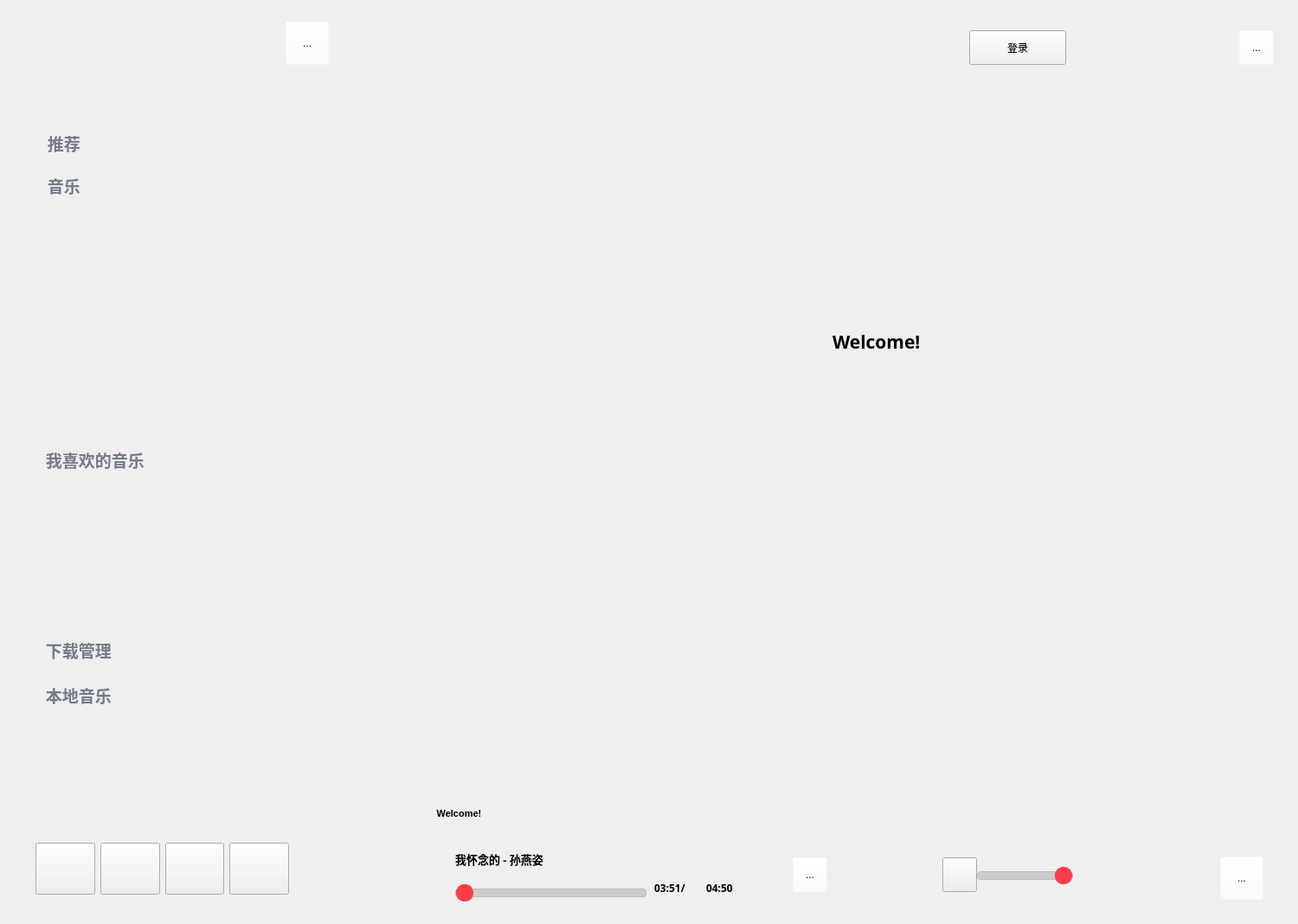
<?xml version="1.0" encoding="UTF-8"?>
<ui version="4.0">
 <class>Widget</class>
 <widget class="QWidget" name="Widget">
  <property name="geometry">
   <rect>
    <x>0</x>
    <y>0</y>
    <width>1500</width>
    <height>1068</height>
   </rect>
  </property>
  <property name="windowTitle">
   <string>Widget</string>
  </property>
  <widget class="QLabel" name="currentLyric">
   <property name="geometry">
    <rect>
     <x>320</x>
     <y>920</y>
     <width>421</width>
     <height>41</height>
    </rect>
   </property>
   <property name="font">
    <font>
     <family>Microsoft YaHei UI</family>
     <pointsize>8</pointsize>
     <weight>75</weight>
     <bold>true</bold>
     <kerning>true</kerning>
    </font>
   </property>
   <property name="text">
    <string>Welcome!</string>
   </property>
   <property name="alignment">
    <set>Qt::AlignCenter</set>
   </property>
  </widget>
  <widget class="QStackedWidget" name="stackedWidget">
   <property name="geometry">
    <rect>
     <x>292</x>
     <y>80</y>
     <width>1200</width>
     <height>850</height>
    </rect>
   </property>
   <property name="styleSheet">
    <string notr="true"/>
   </property>
   <property name="currentIndex">
    <number>0</number>
   </property>
   <widget class="QWidget" name="page_music">
    <widget class="RotateWidget" name="PostWidget" native="true">
     <property name="geometry">
      <rect>
       <x>150</x>
       <y>220</y>
       <width>400</width>
       <height>400</height>
      </rect>
     </property>
     <property name="sizePolicy">
      <sizepolicy hsizetype="Fixed" vsizetype="Fixed">
       <horstretch>0</horstretch>
       <verstretch>0</verstretch>
      </sizepolicy>
     </property>
     <property name="minimumSize">
      <size>
       <width>400</width>
       <height>400</height>
      </size>
     </property>
    </widget>
    <widget class="QWidget" name="widget_4" native="true">
     <property name="geometry">
      <rect>
       <x>670</x>
       <y>130</y>
       <width>461</width>
       <height>671</height>
      </rect>
     </property>
     <layout class="QVBoxLayout" name="verticalLayout">
      <item>
       <widget class="QLabel" name="lyricLabel_1">
        <property name="minimumSize">
         <size>
          <width>200</width>
          <height>40</height>
         </size>
        </property>
        <property name="font">
         <font>
          <family>微软雅黑 Light</family>
          <pointsize>13</pointsize>
          <stylestrategy>PreferAntialias</stylestrategy>
         </font>
        </property>
        <property name="text">
         <string/>
        </property>
        <property name="alignment">
         <set>Qt::AlignLeading|Qt::AlignLeft|Qt::AlignVCenter</set>
        </property>
        <property name="wordWrap">
         <bool>true</bool>
        </property>
       </widget>
      </item>
      <item>
       <widget class="QLabel" name="lyricLabel_2">
        <property name="minimumSize">
         <size>
          <width>200</width>
          <height>40</height>
         </size>
        </property>
        <property name="font">
         <font>
          <family>微软雅黑 Light</family>
          <pointsize>13</pointsize>
          <stylestrategy>PreferAntialias</stylestrategy>
         </font>
        </property>
        <property name="text">
         <string/>
        </property>
        <property name="alignment">
         <set>Qt::AlignLeading|Qt::AlignLeft|Qt::AlignVCenter</set>
        </property>
        <property name="wordWrap">
         <bool>true</bool>
        </property>
       </widget>
      </item>
      <item>
       <widget class="QLabel" name="lyricLabel_3">
        <property name="minimumSize">
         <size>
          <width>250</width>
          <height>50</height>
         </size>
        </property>
        <property name="font">
         <font>
          <family>微软雅黑</family>
          <pointsize>16</pointsize>
          <weight>75</weight>
          <bold>true</bold>
          <underline>false</underline>
         </font>
        </property>
        <property name="text">
         <string>Welcome!</string>
        </property>
        <property name="alignment">
         <set>Qt::AlignLeading|Qt::AlignLeft|Qt::AlignVCenter</set>
        </property>
        <property name="wordWrap">
         <bool>true</bool>
        </property>
       </widget>
      </item>
      <item>
       <widget class="QLabel" name="lyricLabel_4">
        <property name="minimumSize">
         <size>
          <width>200</width>
          <height>40</height>
         </size>
        </property>
        <property name="font">
         <font>
          <family>微软雅黑 Light</family>
          <pointsize>13</pointsize>
          <stylestrategy>PreferAntialias</stylestrategy>
         </font>
        </property>
        <property name="text">
         <string/>
        </property>
        <property name="alignment">
         <set>Qt::AlignLeading|Qt::AlignLeft|Qt::AlignVCenter</set>
        </property>
        <property name="wordWrap">
         <bool>true</bool>
        </property>
       </widget>
      </item>
      <item>
       <widget class="QLabel" name="lyricLabel_5">
        <property name="minimumSize">
         <size>
          <width>200</width>
          <height>40</height>
         </size>
        </property>
        <property name="font">
         <font>
          <family>微软雅黑 Light</family>
          <pointsize>13</pointsize>
          <stylestrategy>PreferAntialias</stylestrategy>
         </font>
        </property>
        <property name="text">
         <string/>
        </property>
        <property name="alignment">
         <set>Qt::AlignLeading|Qt::AlignLeft|Qt::AlignVCenter</set>
        </property>
        <property name="wordWrap">
         <bool>true</bool>
        </property>
       </widget>
      </item>
      <item>
       <widget class="QLabel" name="lyricLabel_6">
        <property name="minimumSize">
         <size>
          <width>200</width>
          <height>40</height>
         </size>
        </property>
        <property name="font">
         <font>
          <family>微软雅黑 Light</family>
          <pointsize>13</pointsize>
          <stylestrategy>PreferAntialias</stylestrategy>
         </font>
        </property>
        <property name="styleSheet">
         <string notr="true"/>
        </property>
        <property name="text">
         <string/>
        </property>
        <property name="alignment">
         <set>Qt::AlignLeading|Qt::AlignLeft|Qt::AlignVCenter</set>
        </property>
        <property name="wordWrap">
         <bool>true</bool>
        </property>
       </widget>
      </item>
      <item>
       <widget class="QLabel" name="lyricLabel_7">
        <property name="minimumSize">
         <size>
          <width>200</width>
          <height>40</height>
         </size>
        </property>
        <property name="font">
         <font>
          <family>微软雅黑 Light</family>
          <pointsize>13</pointsize>
          <stylestrategy>PreferAntialias</stylestrategy>
         </font>
        </property>
        <property name="styleSheet">
         <string notr="true"/>
        </property>
        <property name="text">
         <string/>
        </property>
        <property name="alignment">
         <set>Qt::AlignLeading|Qt::AlignLeft|Qt::AlignVCenter</set>
        </property>
        <property name="wordWrap">
         <bool>true</bool>
        </property>
       </widget>
      </item>
      <item>
       <widget class="QLabel" name="lyricLabel_8">
        <property name="minimumSize">
         <size>
          <width>200</width>
          <height>40</height>
         </size>
        </property>
        <property name="font">
         <font>
          <family>微软雅黑 Light</family>
          <pointsize>13</pointsize>
          <stylestrategy>PreferAntialias</stylestrategy>
         </font>
        </property>
        <property name="styleSheet">
         <string notr="true"/>
        </property>
        <property name="text">
         <string/>
        </property>
        <property name="alignment">
         <set>Qt::AlignLeading|Qt::AlignLeft|Qt::AlignVCenter</set>
        </property>
        <property name="wordWrap">
         <bool>true</bool>
        </property>
       </widget>
      </item>
      <item>
       <widget class="QLabel" name="lyricLabel_9">
        <property name="minimumSize">
         <size>
          <width>200</width>
          <height>40</height>
         </size>
        </property>
        <property name="font">
         <font>
          <family>微软雅黑 Light</family>
          <pointsize>13</pointsize>
          <stylestrategy>PreferAntialias</stylestrategy>
         </font>
        </property>
        <property name="styleSheet">
         <string notr="true"/>
        </property>
        <property name="text">
         <string/>
        </property>
        <property name="alignment">
         <set>Qt::AlignLeading|Qt::AlignLeft|Qt::AlignVCenter</set>
        </property>
        <property name="wordWrap">
         <bool>true</bool>
        </property>
       </widget>
      </item>
     </layout>
    </widget>
   </widget>
   <widget class="QWidget" name="page_home">
    <widget class="QLabel" name="label_enter_hotlist">
     <property name="geometry">
      <rect>
       <x>60</x>
       <y>80</y>
       <width>280</width>
       <height>280</height>
      </rect>
     </property>
     <property name="mouseTracking">
      <bool>true</bool>
     </property>
     <property name="styleSheet">
      <string notr="true"/>
     </property>
     <property name="text">
      <string/>
     </property>
    </widget>
    <widget class="QLabel" name="label_enter_newlist">
     <property name="geometry">
      <rect>
       <x>440</x>
       <y>80</y>
       <width>280</width>
       <height>280</height>
      </rect>
     </property>
     <property name="styleSheet">
      <string notr="true"/>
     </property>
     <property name="text">
      <string/>
     </property>
    </widget>
    <widget class="QLabel" name="label_enter_uplist">
     <property name="geometry">
      <rect>
       <x>830</x>
       <y>80</y>
       <width>280</width>
       <height>280</height>
      </rect>
     </property>
     <property name="styleSheet">
      <string notr="true"/>
     </property>
     <property name="text">
      <string/>
     </property>
    </widget>
    <widget class="QLabel" name="label_enter_goldlist">
     <property name="geometry">
      <rect>
       <x>60</x>
       <y>460</y>
       <width>280</width>
       <height>280</height>
      </rect>
     </property>
     <property name="styleSheet">
      <string notr="true"/>
     </property>
     <property name="text">
      <string/>
     </property>
    </widget>
    <widget class="QLabel" name="label_enter_jaylist">
     <property name="geometry">
      <rect>
       <x>440</x>
       <y>460</y>
       <width>280</width>
       <height>280</height>
      </rect>
     </property>
     <property name="styleSheet">
      <string notr="true"/>
     </property>
     <property name="text">
      <string/>
     </property>
    </widget>
    <widget class="QLabel" name="label_6">
     <property name="geometry">
      <rect>
       <x>30</x>
       <y>20</y>
       <width>261</width>
       <height>50</height>
      </rect>
     </property>
     <property name="font">
      <font>
       <family>Microsoft YaHei UI</family>
       <pointsize>15</pointsize>
       <weight>75</weight>
       <bold>true</bold>
      </font>
     </property>
     <property name="text">
      <string>歌单广场</string>
     </property>
    </widget>
    <widget class="QLabel" name="label_7">
     <property name="geometry">
      <rect>
       <x>130</x>
       <y>370</y>
       <width>130</width>
       <height>50</height>
      </rect>
     </property>
     <property name="font">
      <font>
       <family>Microsoft YaHei UI</family>
       <pointsize>11</pointsize>
      </font>
     </property>
     <property name="text">
      <string>热门歌曲榜</string>
     </property>
     <property name="alignment">
      <set>Qt::AlignCenter</set>
     </property>
    </widget>
    <widget class="QLabel" name="label_8">
     <property name="geometry">
      <rect>
       <x>520</x>
       <y>370</y>
       <width>130</width>
       <height>50</height>
      </rect>
     </property>
     <property name="font">
      <font>
       <family>Microsoft YaHei UI</family>
       <pointsize>11</pointsize>
      </font>
     </property>
     <property name="text">
      <string>新歌榜</string>
     </property>
     <property name="alignment">
      <set>Qt::AlignCenter</set>
     </property>
    </widget>
    <widget class="QLabel" name="label_9">
     <property name="geometry">
      <rect>
       <x>910</x>
       <y>370</y>
       <width>130</width>
       <height>50</height>
      </rect>
     </property>
     <property name="font">
      <font>
       <family>Microsoft YaHei UI</family>
       <pointsize>11</pointsize>
      </font>
     </property>
     <property name="text">
      <string>飙升榜</string>
     </property>
     <property name="alignment">
      <set>Qt::AlignCenter</set>
     </property>
    </widget>
    <widget class="QLabel" name="label_10">
     <property name="geometry">
      <rect>
       <x>130</x>
       <y>750</y>
       <width>130</width>
       <height>50</height>
      </rect>
     </property>
     <property name="font">
      <font>
       <family>Microsoft YaHei UI</family>
       <pointsize>11</pointsize>
      </font>
     </property>
     <property name="text">
      <string>华语金曲</string>
     </property>
     <property name="alignment">
      <set>Qt::AlignCenter</set>
     </property>
    </widget>
    <widget class="QLabel" name="label_11">
     <property name="geometry">
      <rect>
       <x>520</x>
       <y>750</y>
       <width>130</width>
       <height>50</height>
      </rect>
     </property>
     <property name="font">
      <font>
       <family>Microsoft YaHei UI</family>
       <pointsize>11</pointsize>
      </font>
     </property>
     <property name="text">
      <string>周杰伦精选</string>
     </property>
     <property name="alignment">
      <set>Qt::AlignCenter</set>
     </property>
    </widget>
   </widget>
   <widget class="QWidget" name="page_search"/>
   <widget class="QWidget" name="page_love">
    <widget class="QLabel" name="label_likeCover">
     <property name="geometry">
      <rect>
       <x>60</x>
       <y>40</y>
       <width>300</width>
       <height>300</height>
      </rect>
     </property>
     <property name="styleSheet">
      <string notr="true">background-color: rgb(255, 255, 255);</string>
     </property>
     <property name="text">
      <string>喜欢列表封面</string>
     </property>
    </widget>
    <widget class="QLabel" name="label_likeTitle">
     <property name="geometry">
      <rect>
       <x>400</x>
       <y>40</y>
       <width>300</width>
       <height>60</height>
      </rect>
     </property>
     <property name="font">
      <font>
       <family>Microsoft YaHei UI</family>
       <pointsize>15</pointsize>
       <weight>75</weight>
       <bold>true</bold>
      </font>
     </property>
     <property name="styleSheet">
      <string notr="true"/>
     </property>
     <property name="text">
      <string>我喜欢的音乐</string>
     </property>
    </widget>
    <widget class="QPushButton" name="pushButton_likePlay">
     <property name="geometry">
      <rect>
       <x>400</x>
       <y>270</y>
       <width>160</width>
       <height>70</height>
      </rect>
     </property>
     <property name="font">
      <font>
       <family>Microsoft YaHei UI</family>
       <pointsize>-1</pointsize>
      </font>
     </property>
     <property name="styleSheet">
      <string notr="true">QPushButton
{
    border-radius: 15px; /* 圆角半径 */
    padding: 5px; /* 内边距，避免文本紧贴边框 */
    background-color: #FC3D49; /* 背景颜色 */
    font-size: 23px; /* 字体大小*/
	color: #ffffff;
}
QPushButton:hover
{
    background-color: #e63742; /* 背景颜色 */
}

</string>
     </property>
     <property name="text">
      <string>播放</string>
     </property>
    </widget>
    <widget class="QListWidget" name="listWidget_like">
     <property name="geometry">
      <rect>
       <x>40</x>
       <y>369</y>
       <width>1135</width>
       <height>441</height>
      </rect>
     </property>
     <property name="styleSheet">
      <string notr="true">QListWidget {
    background-color: transparent; /* 设置QListWidget的背景为透明 */
    border: none; /* 不显示边框 */
    border-radius: 10px; /* 整体圆角 */
	outline:0px;
}

QListWidget::item {
    /*height: 150px; /* 设置每一项的高度 */
    border-radius: 10px; /* 每一项也设置圆角 */
    /*padding: 10px; /* 设置内边距 */
}

QListWidget::item:selected {
    /*background-color: #4CAF50; /* 选中项的背景颜色 */
    /*color: white; /* 选中项的文字颜色 */
}

QListWidget::item:hover {
    background-color: #f0f0f0; /* 鼠标悬停时项的背景颜色 */
    border-radius: 10px; /* 保持圆角 */
}
</string>
     </property>
    </widget>
   </widget>
   <widget class="QWidget" name="page_list">
    <widget class="QLabel" name="label_listCover">
     <property name="geometry">
      <rect>
       <x>60</x>
       <y>40</y>
       <width>300</width>
       <height>300</height>
      </rect>
     </property>
     <property name="styleSheet">
      <string notr="true"/>
     </property>
     <property name="text">
      <string/>
     </property>
    </widget>
    <widget class="QLabel" name="label_listTitle">
     <property name="geometry">
      <rect>
       <x>400</x>
       <y>40</y>
       <width>300</width>
       <height>60</height>
      </rect>
     </property>
     <property name="font">
      <font>
       <family>Microsoft YaHei UI</family>
       <pointsize>15</pointsize>
       <weight>75</weight>
       <bold>true</bold>
      </font>
     </property>
     <property name="styleSheet">
      <string notr="true"/>
     </property>
     <property name="text">
      <string>我喜欢的音乐-1</string>
     </property>
     <property name="alignment">
      <set>Qt::AlignLeading|Qt::AlignLeft|Qt::AlignTop</set>
     </property>
    </widget>
    <widget class="QPushButton" name="pushButton_listPlay">
     <property name="geometry">
      <rect>
       <x>400</x>
       <y>270</y>
       <width>160</width>
       <height>70</height>
      </rect>
     </property>
     <property name="font">
      <font>
       <family>Microsoft YaHei UI</family>
       <pointsize>-1</pointsize>
      </font>
     </property>
     <property name="styleSheet">
      <string notr="true">QPushButton
{
    border-radius: 15px; /* 圆角半径 */
    padding: 5px; /* 内边距，避免文本紧贴边框 */
    background-color: #FC3D49; /* 背景颜色 */
    font-size: 23px; /* 字体大小*/
	color: #ffffff;
}
QPushButton:hover
{
    background-color: #e63742; /* 背景颜色 */
}

</string>
     </property>
     <property name="text">
      <string>播放</string>
     </property>
    </widget>
    <widget class="QListWidget" name="listWidget_list">
     <property name="geometry">
      <rect>
       <x>40</x>
       <y>369</y>
       <width>1138</width>
       <height>465</height>
      </rect>
     </property>
     <property name="styleSheet">
      <string notr="true">QListWidget {
    background-color: transparent; /* 设置QListWidget的背景为透明 */
    border: none; /* 不显示边框 */
    border-radius: 10px; /* 整体圆角 */
	outline:0px;
}

QListWidget::item {
    /*height: 150px; /* 设置每一项的高度 */
    border-radius: 10px; /* 每一项也设置圆角 */
    /*padding: 10px; /* 设置内边距 */
}

QListWidget::item:selected {
    /*background-color: #4CAF50; /* 选中项的背景颜色 */
    /*color: white; /* 选中项的文字颜色 */
}

QListWidget::item:hover {
    background-color: #f0f0f0; /* 鼠标悬停时项的背景颜色 */
    border-radius: 10px; /* 保持圆角 */
}

/* 自定义滑动条的样式 */
QScrollBar:vertical {
    border: none; /* 移除边框 */
    background: #f0f0f0; /* 滑动条背景色 */
    width: 8px; /* 设置滑动条宽度 */
    margin: 0px 0px 0px 0px; /* 滑动条上下的边距 */
    border-radius: 4px; /* 圆角效果 */
}

QScrollBar::handle:vertical {
    background: #bfbfbf; /* 滑块颜色 */
    border-radius: 4px; /* 圆角效果 */
    min-height: 20px; /* 滑块的最小高度 */
}

QScrollBar::handle:vertical:hover {
    background: #a6a6a6; /* 悬停时滑块的颜色 */
}

QScrollBar::add-line:vertical, QScrollBar::sub-line:vertical {
    background: none; /* 隐藏滑动条上下的按钮 */
    height: 0px; /* 移除按钮高度 */
    width: 0px;
}

/* 防止滑块超出范围 */
QScrollBar::add-page:vertical, QScrollBar::sub-page:vertical {
    background: none;
}
</string>
     </property>
    </widget>
   </widget>
   <widget class="QWidget" name="page_download"/>
   <widget class="QWidget" name="page_local"/>
  </widget>
  <widget class="QPushButton" name="pushButton_page_music">
   <property name="geometry">
    <rect>
     <x>38</x>
     <y>190</y>
     <width>222</width>
     <height>48</height>
    </rect>
   </property>
   <property name="font">
    <font>
     <family>微软雅黑 Light</family>
     <pointsize>-1</pointsize>
     <weight>75</weight>
     <bold>true</bold>
    </font>
   </property>
   <property name="styleSheet">
    <string notr="true">QPushButton {
    background-color: transparent;
    border: 2px solid transparent;
    border-radius: 10px;
	text-align: left; padding-left: 10px;
    color: #757c8a;
	font-size: 19px;
}

QPushButton:hover {
    background-color: rgba(169, 169, 169, 0.5);  /* 灰色提示 */
}
</string>
   </property>
   <property name="text">
    <string> 音乐</string>
   </property>
   <property name="icon">
    <iconset resource="resource.qrc">
     <normaloff>:/img/page_play.png</normaloff>:/img/page_play.png</iconset>
   </property>
   <property name="iconSize">
    <size>
     <width>34</width>
     <height>34</height>
    </size>
   </property>
  </widget>
  <widget class="QPushButton" name="pushButton_page_home">
   <property name="geometry">
    <rect>
     <x>38</x>
     <y>141</y>
     <width>222</width>
     <height>48</height>
    </rect>
   </property>
   <property name="font">
    <font>
     <family>微软雅黑 Light</family>
     <pointsize>-1</pointsize>
     <weight>75</weight>
     <bold>true</bold>
    </font>
   </property>
   <property name="styleSheet">
    <string notr="true">QPushButton {
    background-color: transparent;
    border: 2px solid transparent;
    border-radius: 10px;
    /*padding: 10px 15px;*/
	color: #757c8a;
	font-size: 19px;
	text-align: left; padding-left: 10px;
}

QPushButton:hover {
    background-color: rgba(169, 169, 169, 0.5);  /* 灰色提示 */
}

</string>
   </property>
   <property name="text">
    <string> 推荐</string>
   </property>
   <property name="icon">
    <iconset resource="resource.qrc">
     <normaloff>:/img/page_home.png</normaloff>:/img/page_home.png</iconset>
   </property>
   <property name="iconSize">
    <size>
     <width>34</width>
     <height>34</height>
    </size>
   </property>
  </widget>
  <widget class="QPushButton" name="pushButton_page_love">
   <property name="geometry">
    <rect>
     <x>36</x>
     <y>507</y>
     <width>222</width>
     <height>48</height>
    </rect>
   </property>
   <property name="font">
    <font>
     <family>微软雅黑 Light</family>
     <pointsize>-1</pointsize>
     <weight>75</weight>
     <bold>true</bold>
    </font>
   </property>
   <property name="styleSheet">
    <string notr="true">QPushButton {
    background-color: transparent;
    border: 2px solid transparent;
    border-radius: 10px;
   	text-align: left; padding-left: 10px;
    color: #757c8a;
	font-size: 19px;
}

QPushButton:hover {
    background-color: rgba(169, 169, 169, 0.5);  /* 灰色提示 */
}
</string>
   </property>
   <property name="text">
    <string> 我喜欢的音乐</string>
   </property>
   <property name="icon">
    <iconset resource="resource.qrc">
     <normaloff>:/img/list_love.png</normaloff>:/img/list_love.png</iconset>
   </property>
   <property name="iconSize">
    <size>
     <width>30</width>
     <height>30</height>
    </size>
   </property>
  </widget>
  <widget class="QPushButton" name="pushButton_page_download">
   <property name="geometry">
    <rect>
     <x>36</x>
     <y>727</y>
     <width>222</width>
     <height>48</height>
    </rect>
   </property>
   <property name="font">
    <font>
     <family>微软雅黑 Light</family>
     <pointsize>-1</pointsize>
     <weight>75</weight>
     <bold>true</bold>
    </font>
   </property>
   <property name="styleSheet">
    <string notr="true">QPushButton {
    background-color: transparent;
    border: 2px solid transparent;
    border-radius: 10px;
    text-align: left; padding-left: 10px;
    color: #757c8a;
	font-size: 19px;
}

QPushButton:hover {
    background-color: rgba(169, 169, 169, 0.5);  /* 灰色提示 */
}
</string>
   </property>
   <property name="text">
    <string> 下载管理</string>
   </property>
   <property name="icon">
    <iconset resource="resource.qrc">
     <normaloff>:/img/list_download.png</normaloff>:/img/list_download.png</iconset>
   </property>
   <property name="iconSize">
    <size>
     <width>34</width>
     <height>34</height>
    </size>
   </property>
  </widget>
  <widget class="QPushButton" name="pushButton_page_local">
   <property name="geometry">
    <rect>
     <x>36</x>
     <y>779</y>
     <width>222</width>
     <height>48</height>
    </rect>
   </property>
   <property name="font">
    <font>
     <family>微软雅黑 Light</family>
     <pointsize>-1</pointsize>
     <weight>75</weight>
     <bold>true</bold>
    </font>
   </property>
   <property name="styleSheet">
    <string notr="true">QPushButton {
    background-color: transparent;
    border: 2px solid transparent;
    border-radius: 10px;
    text-align: left; padding-left: 10px;
    color: #757c8a;
	font-size: 19px;
}

QPushButton:hover {
    background-color: rgba(169, 169, 169, 0.5);  /* 灰色提示 */
}
</string>
   </property>
   <property name="text">
    <string> 本地音乐</string>
   </property>
   <property name="icon">
    <iconset resource="resource.qrc">
     <normaloff>:/img/list_local.png</normaloff>:/img/list_local.png</iconset>
   </property>
   <property name="iconSize">
    <size>
     <width>34</width>
     <height>34</height>
    </size>
   </property>
  </widget>
  <widget class="QPushButton" name="pushButton_login">
   <property name="geometry">
    <rect>
     <x>1120</x>
     <y>35</y>
     <width>112</width>
     <height>40</height>
    </rect>
   </property>
   <property name="text">
    <string>登录</string>
   </property>
  </widget>
  <widget class="QToolButton" name="toolButton_playlist">
   <property name="geometry">
    <rect>
     <x>1410</x>
     <y>990</y>
     <width>50</width>
     <height>50</height>
    </rect>
   </property>
   <property name="styleSheet">
    <string notr="true">background-color:rgba(255,255,255,0);</string>
   </property>
   <property name="text">
    <string>...</string>
   </property>
   <property name="icon">
    <iconset resource="resource.qrc">
     <normaloff>:/img/icon_playlist.png</normaloff>:/img/icon_playlist.png</iconset>
   </property>
   <property name="iconSize">
    <size>
     <width>50</width>
     <height>50</height>
    </size>
   </property>
  </widget>
  <widget class="QToolButton" name="toolButton_settings">
   <property name="geometry">
    <rect>
     <x>1432</x>
     <y>35</y>
     <width>40</width>
     <height>40</height>
    </rect>
   </property>
   <property name="styleSheet">
    <string notr="true">QToolButton
{
	background-color:rgba(255,255,255,0);
}

QToolButton::menu-indicator
{
     /* 该代码用于设计隐藏三角形箭头 */
     width:0px;

}
</string>
   </property>
   <property name="text">
    <string>...</string>
   </property>
   <property name="icon">
    <iconset resource="resource.qrc">
     <normaloff>:/img/setting.png</normaloff>:/img/setting.png</iconset>
   </property>
   <property name="iconSize">
    <size>
     <width>40</width>
     <height>40</height>
    </size>
   </property>
   <property name="arrowType">
    <enum>Qt::NoArrow</enum>
   </property>
  </widget>
  <widget class="QToolButton" name="toolButton_like">
   <property name="geometry">
    <rect>
     <x>916</x>
     <y>991</y>
     <width>40</width>
     <height>40</height>
    </rect>
   </property>
   <property name="minimumSize">
    <size>
     <width>40</width>
     <height>40</height>
    </size>
   </property>
   <property name="styleSheet">
    <string notr="true">background-color:rgba(255,255,255,0);</string>
   </property>
   <property name="text">
    <string>...</string>
   </property>
   <property name="icon">
    <iconset resource="resource.qrc">
     <normaloff>:/img/dislike.png</normaloff>:/img/dislike.png</iconset>
   </property>
   <property name="iconSize">
    <size>
     <width>40</width>
     <height>40</height>
    </size>
   </property>
  </widget>
  <widget class="QWidget" name="widget" native="true">
   <property name="geometry">
    <rect>
     <x>41</x>
     <y>961</y>
     <width>293</width>
     <height>86</height>
    </rect>
   </property>
   <property name="minimumSize">
    <size>
     <width>293</width>
     <height>86</height>
    </size>
   </property>
   <layout class="QHBoxLayout" name="horizontalLayout">
    <item>
     <widget class="QPushButton" name="prevBtn">
      <property name="minimumSize">
       <size>
        <width>60</width>
        <height>60</height>
       </size>
      </property>
      <property name="text">
       <string/>
      </property>
     </widget>
    </item>
    <item>
     <widget class="QPushButton" name="playerBtn">
      <property name="minimumSize">
       <size>
        <width>60</width>
        <height>60</height>
       </size>
      </property>
      <property name="text">
       <string/>
      </property>
     </widget>
    </item>
    <item>
     <widget class="QPushButton" name="nextBtn">
      <property name="minimumSize">
       <size>
        <width>60</width>
        <height>60</height>
       </size>
      </property>
      <property name="text">
       <string/>
      </property>
     </widget>
    </item>
    <item>
     <widget class="QPushButton" name="modeBtn">
      <property name="minimumSize">
       <size>
        <width>60</width>
        <height>60</height>
       </size>
      </property>
      <property name="text">
       <string/>
      </property>
     </widget>
    </item>
   </layout>
  </widget>
  <widget class="QWidget" name="widget_2" native="true">
   <property name="geometry">
    <rect>
     <x>446</x>
     <y>961</y>
     <width>461</width>
     <height>101</height>
    </rect>
   </property>
   <property name="minimumSize">
    <size>
     <width>461</width>
     <height>101</height>
    </size>
   </property>
   <widget class="QLabel" name="albumPic">
    <property name="geometry">
     <rect>
      <x>10</x>
      <y>20</y>
      <width>60</width>
      <height>60</height>
     </rect>
    </property>
    <property name="minimumSize">
     <size>
      <width>60</width>
      <height>60</height>
     </size>
    </property>
    <property name="styleSheet">
     <string notr="true">QLabel {
    /*border-radius: 10px;  /* 设置圆角半径 */
    /*padding: 5px;  /* 可选，给文本周围留些空白 */

}</string>
    </property>
    <property name="text">
     <string/>
    </property>
   </widget>
   <widget class="QSlider" name="processBar">
    <property name="geometry">
     <rect>
      <x>80</x>
      <y>60</y>
      <width>221</width>
      <height>22</height>
     </rect>
    </property>
    <property name="sizePolicy">
     <sizepolicy hsizetype="Preferred" vsizetype="Preferred">
      <horstretch>0</horstretch>
      <verstretch>0</verstretch>
     </sizepolicy>
    </property>
    <property name="styleSheet">
     <string notr="true">QSlider::groove:horizontal {
    border: 1px solid #bbb; /* 滑槽的边框颜色 */
    background: #ccc; /* 滑槽的背景颜色 */
    height: 8px; /* 滑槽的高度 */
    border-radius: 4px; /* 滑槽的圆角半径 */
}
 
QSlider::handle:horizontal {
    background: #FC3D49; /* 滑块的背景颜色 */
    border: 1px solid #FC3D49; /* 滑块的边框颜色 */
    width: 18px; /* 滑块的宽度 */
    height: 18px; /* 滑块的高度 */
    border-radius: 9px; /* 滑块的圆角半径，确保滑块是圆形 */
    margin: -6px 0; /* 滑块超出滑槽的边距 */
}
 
QSlider::sub-page:horizontal {
    /* 使用线性渐变实现已通过部分的渐变效果 */
    background: qlineargradient(
        spread: pad, /* 填充模式 */
        x1: 0, y1: 0, /* 起点位置 */
        x2: 1, y2: 0, /* 终点位置（水平渐变） */
        stop: 0 #FC3D49, /* 起始颜色 */
        stop: 1 #fc9c9e /* 结束颜色 */
    );
    /*border: 1px solid #FC3D49; /* 已通过部分的边框颜色 */
    height: 8px; /* 已通过部分的高度 */
    border-radius: 4px; /* 已通过部分的圆角半径 */
}
 
QSlider::add-page:horizontal {
    background: #ccc; /* 未通过部分的背景颜色 */
    border: 1px solid #bbb; /* 未通过部分的边框颜色 */
    height: 8px; /* 未通过部分的高度 */
    border-radius: 4px; /* 未通过部分的圆角半径 */
}
</string>
    </property>
    <property name="orientation">
     <enum>Qt::Horizontal</enum>
    </property>
   </widget>
   <widget class="QLabel" name="songName">
    <property name="geometry">
     <rect>
      <x>80</x>
      <y>20</y>
      <width>350</width>
      <height>23</height>
     </rect>
    </property>
    <property name="font">
     <font>
      <family>Microsoft YaHei UI Light</family>
      <pointsize>10</pointsize>
      <weight>75</weight>
      <bold>true</bold>
     </font>
    </property>
    <property name="text">
     <string>我怀念的 - 孙燕姿</string>
    </property>
   </widget>
   <widget class="QLabel" name="currentTime">
    <property name="geometry">
     <rect>
      <x>310</x>
      <y>50</y>
      <width>61</width>
      <height>30</height>
     </rect>
    </property>
    <property name="font">
     <font>
      <family>微软雅黑 Light</family>
      <weight>75</weight>
      <bold>true</bold>
     </font>
    </property>
    <property name="text">
     <string>03:51/</string>
    </property>
   </widget>
   <widget class="QLabel" name="totalTime">
    <property name="geometry">
     <rect>
      <x>370</x>
      <y>50</y>
      <width>60</width>
      <height>30</height>
     </rect>
    </property>
    <property name="font">
     <font>
      <family>微软雅黑 Light</family>
      <weight>75</weight>
      <bold>true</bold>
     </font>
    </property>
    <property name="text">
     <string>04:50</string>
    </property>
   </widget>
  </widget>
  <widget class="QWidget" name="widget_3" native="true">
   <property name="geometry">
    <rect>
     <x>1079</x>
     <y>961</y>
     <width>181</width>
     <height>101</height>
    </rect>
   </property>
   <property name="minimumSize">
    <size>
     <width>181</width>
     <height>80</height>
    </size>
   </property>
   <widget class="QSlider" name="soundBar">
    <property name="geometry">
     <rect>
      <x>50</x>
      <y>40</y>
      <width>111</width>
      <height>22</height>
     </rect>
    </property>
    <property name="styleSheet">
     <string notr="true">QSlider::groove:horizontal {
    border: 1px solid #bbb; /* 滑槽的边框颜色 */
    background: #ccc; /* 滑槽的背景颜色 */
    height: 8px; /* 滑槽的高度 */
    border-radius: 4px; /* 滑槽的圆角半径 */
}
 
QSlider::handle:horizontal {
    background: #FC3D49; /* 滑块的背景颜色 */
    border: 1px solid #FC3D49; /* 滑块的边框颜色 */
    width: 18px; /* 滑块的宽度 */
    height: 18px; /* 滑块的高度 */
    border-radius: 9px; /* 滑块的圆角半径，确保滑块是圆形 */
    margin: -6px 0; /* 滑块超出滑槽的边距 */
}
 
QSlider::sub-page:horizontal {
    /* 使用线性渐变实现已通过部分的渐变效果 */
    background: qlineargradient(
        spread: pad, /* 填充模式 */
        x1: 0, y1: 0, /* 起点位置 */
        x2: 1, y2: 0, /* 终点位置（水平渐变） */
        stop: 0 #FC3D49, /* 起始颜色 */
        stop: 1 #fc9c9e /* 结束颜色 */
    );
    /*border: 1px solid #FC3D49; /* 已通过部分的边框颜色 */
    height: 8px; /* 已通过部分的高度 */
    border-radius: 4px; /* 已通过部分的圆角半径 */
}
 
QSlider::add-page:horizontal {
    background: #ccc; /* 未通过部分的背景颜色 */
    border: 1px solid #bbb; /* 未通过部分的边框颜色 */
    height: 8px; /* 未通过部分的高度 */
    border-radius: 4px; /* 未通过部分的圆角半径 */
}</string>
    </property>
    <property name="value">
     <number>99</number>
    </property>
    <property name="orientation">
     <enum>Qt::Horizontal</enum>
    </property>
   </widget>
   <widget class="QPushButton" name="soundBtn">
    <property name="geometry">
     <rect>
      <x>10</x>
      <y>30</y>
      <width>40</width>
      <height>40</height>
     </rect>
    </property>
    <property name="text">
     <string/>
    </property>
   </widget>
  </widget>
  <widget class="QToolButton" name="toolButton_back">
   <property name="geometry">
    <rect>
     <x>330</x>
     <y>25</y>
     <width>50</width>
     <height>50</height>
    </rect>
   </property>
   <property name="styleSheet">
    <string notr="true">background-color:rgba(255,255,255,0);</string>
   </property>
   <property name="text">
    <string>...</string>
   </property>
   <property name="icon">
    <iconset resource="resource.qrc">
     <normaloff>:/img/back.png</normaloff>:/img/back.png</iconset>
   </property>
  </widget>
 </widget>
 <customwidgets>
  <customwidget>
   <class>RotateWidget</class>
   <extends>QWidget</extends>
   <header location="global">rotatewidget.h</header>
   <container>1</container>
  </customwidget>
 </customwidgets>
 <resources>
  <include location="resource.qrc"/>
 </resources>
 <connections/>
</ui>
